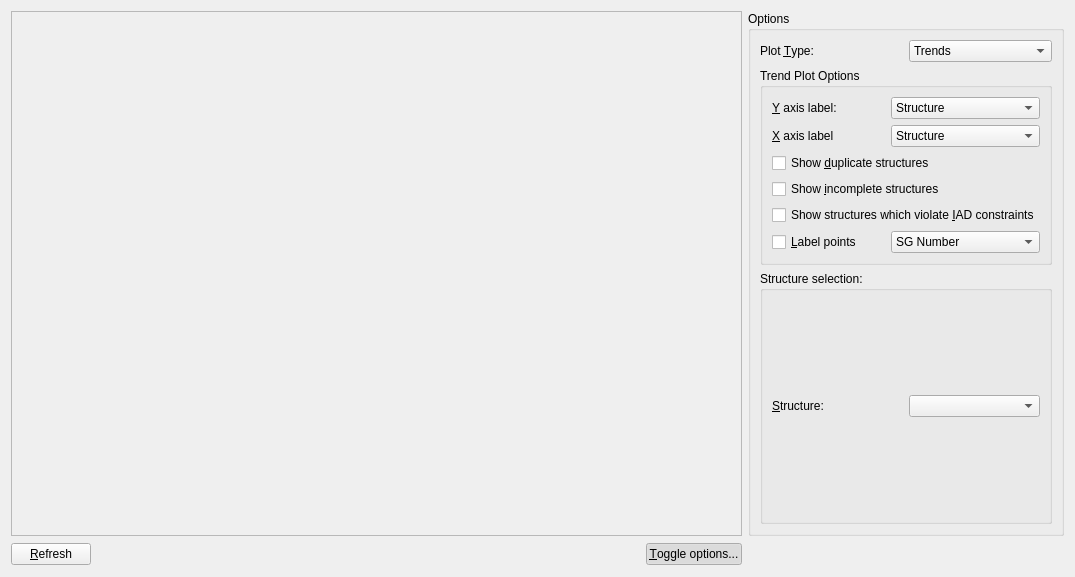
<?xml version="1.0" encoding="UTF-8"?>
<ui version="4.0">
 <class>Tab_Plot</class>
 <widget class="QWidget" name="Tab_Plot">
  <property name="geometry">
   <rect>
    <x>0</x>
    <y>0</y>
    <width>1075</width>
    <height>577</height>
   </rect>
  </property>
  <property name="windowTitle">
   <string>Form</string>
  </property>
  <layout class="QGridLayout" name="gridLayout">
   <item row="1" column="0">
    <widget class="QPushButton" name="push_refresh">
     <property name="text">
      <string>&amp;Refresh</string>
     </property>
    </widget>
   </item>
   <item row="1" column="1" colspan="2">
    <spacer name="horizontalSpacer_3">
     <property name="orientation">
      <enum>Qt::Horizontal</enum>
     </property>
     <property name="sizeHint" stdset="0">
      <size>
       <width>650</width>
       <height>24</height>
      </size>
     </property>
    </spacer>
   </item>
   <item row="0" column="4">
    <widget class="QGroupBox" name="groupBox">
     <property name="title">
      <string>Options</string>
     </property>
     <layout class="QGridLayout" name="gridLayout_2">
      <item row="6" column="0" colspan="2">
       <spacer name="verticalSpacer">
        <property name="orientation">
         <enum>Qt::Vertical</enum>
        </property>
        <property name="sizeHint" stdset="0">
         <size>
          <width>20</width>
          <height>40</height>
         </size>
        </property>
       </spacer>
      </item>
      <item row="4" column="0" colspan="2">
       <widget class="QGroupBox" name="gb_trend">
        <property name="title">
         <string>Trend Plot Options</string>
        </property>
        <layout class="QGridLayout" name="gridLayout_3">
         <item row="0" column="0">
          <widget class="QLabel" name="label_34">
           <property name="text">
            <string>&amp;Y axis label:</string>
           </property>
           <property name="buddy">
            <cstring>combo_yAxis</cstring>
           </property>
          </widget>
         </item>
         <item row="0" column="1">
          <widget class="QComboBox" name="combo_yAxis">
           <item>
            <property name="text">
             <string>Structure</string>
            </property>
           </item>
           <item>
            <property name="text">
             <string>Generation</string>
            </property>
           </item>
           <item>
            <property name="text">
             <string>Enthalpy (eV)</string>
            </property>
           </item>
           <item>
            <property name="text">
             <string>Energy (eV)</string>
            </property>
           </item>
           <item>
            <property name="text">
             <string>PV enthalpy term (eV)</string>
            </property>
           </item>
           <item>
            <property name="text">
             <string>A</string>
            </property>
           </item>
           <item>
            <property name="text">
             <string>B</string>
            </property>
           </item>
           <item>
            <property name="text">
             <string>C</string>
            </property>
           </item>
           <item>
            <property name="text">
             <string>α</string>
            </property>
           </item>
           <item>
            <property name="text">
             <string>β</string>
            </property>
           </item>
           <item>
            <property name="text">
             <string>γ</string>
            </property>
           </item>
           <item>
            <property name="text">
             <string>Volume</string>
            </property>
           </item>
          </widget>
         </item>
         <item row="1" column="0">
          <widget class="QLabel" name="label_23">
           <property name="text">
            <string>&amp;X axis label</string>
           </property>
           <property name="buddy">
            <cstring>combo_xAxis</cstring>
           </property>
          </widget>
         </item>
         <item row="1" column="1">
          <widget class="QComboBox" name="combo_xAxis">
           <item>
            <property name="text">
             <string>Structure</string>
            </property>
           </item>
           <item>
            <property name="text">
             <string>Generation</string>
            </property>
           </item>
           <item>
            <property name="text">
             <string>Enthalpy (eV)</string>
            </property>
           </item>
           <item>
            <property name="text">
             <string>Energy (eV)</string>
            </property>
           </item>
           <item>
            <property name="text">
             <string>PV enthalpy term (eV)</string>
            </property>
           </item>
           <item>
            <property name="text">
             <string>A</string>
            </property>
           </item>
           <item>
            <property name="text">
             <string>B</string>
            </property>
           </item>
           <item>
            <property name="text">
             <string>C</string>
            </property>
           </item>
           <item>
            <property name="text">
             <string>α</string>
            </property>
           </item>
           <item>
            <property name="text">
             <string>β</string>
            </property>
           </item>
           <item>
            <property name="text">
             <string>γ</string>
            </property>
           </item>
           <item>
            <property name="text">
             <string>Volume</string>
            </property>
           </item>
          </widget>
         </item>
         <item row="2" column="0" colspan="2">
          <widget class="QCheckBox" name="cb_showDuplicates">
           <property name="text">
            <string>Show &amp;duplicate structures</string>
           </property>
          </widget>
         </item>
         <item row="3" column="0" colspan="2">
          <widget class="QCheckBox" name="cb_showIncompletes">
           <property name="text">
            <string>Show &amp;incomplete structures</string>
           </property>
          </widget>
         </item>
         <!--ZF-->
         <item row="4" column="0" colspan="2">
          <widget class="QCheckBox" name="cb_showIAD">
           <property name="text">
            <string>Show structures which violate &amp;IAD constraints</string>
           </property>
          </widget>
         </item>
         <item row="5" column="0">
          <widget class="QCheckBox" name="cb_labelPoints">
           <property name="text">
            <string>&amp;Label points</string>
           </property>
          </widget>
         </item>
         <item row="5" column="1">
          <widget class="QComboBox" name="combo_labelType">
           <item>
            <property name="text">
             <string>SG Number</string>
            </property>
           </item>
           <item>
            <property name="text">
             <string>SG Symbol</string>
            </property>
           </item>
           <item>
            <property name="text">
             <string>Enthalpy (eV)</string>
            </property>
           </item>
           <item>
            <property name="text">
             <string>Energy (eV)</string>
            </property>
           </item>
           <item>
            <property name="text">
             <string>PV enthalpy term (eV)</string>
            </property>
           </item>
           <item>
            <property name="text">
             <string>Volume</string>
            </property>
           </item>
           <item>
            <property name="text">
             <string>Generation</string>
            </property>
           </item>
           <item>
            <property name="text">
             <string>Structure #</string>
            </property>
           </item>
          </widget>
         </item>
        </layout>
       </widget>
      </item>
      <item row="6" column="0" colspan="2">
       <widget class="QGroupBox" name="gb_distance">
        <property name="title">
         <string>Structure selection:</string>
        </property>
        <layout class="QGridLayout" name="gridLayout_4">
         <item row="0" column="0">
          <widget class="QLabel" name="label_2">
           <property name="text">
            <string>&amp;Structure:</string>
           </property>
           <property name="buddy">
            <cstring>combo_distHistXtal</cstring>
           </property>
          </widget>
         </item>
         <item row="0" column="1">
          <widget class="QComboBox" name="combo_distHistXtal"/>
         </item>
        </layout>
       </widget>
      </item>
      <item row="0" column="1">
       <widget class="QComboBox" name="combo_plotType">
        <item>
         <property name="text">
          <string>Trends</string>
         </property>
        </item>
        <item>
         <property name="text">
          <string>Distance Histogram</string>
         </property>
        </item>
       </widget>
      </item>
      <item row="0" column="0">
       <widget class="QLabel" name="label">
        <property name="text">
         <string>Plot &amp;Type:</string>
        </property>
        <property name="buddy">
         <cstring>combo_plotType</cstring>
        </property>
       </widget>
      </item>
     </layout>
    </widget>
   </item>
   <item row="1" column="3">
    <widget class="QPushButton" name="pushButton">
     <property name="text">
      <string>&amp;Toggle options...</string>
     </property>
     <property name="checkable">
      <bool>true</bool>
     </property>
     <property name="checked">
      <bool>true</bool>
     </property>
    </widget>
   </item>
   <item row="0" column="0" colspan="4">
    <widget class="Avogadro::PlotWidget" name="plot_plot">
     <property name="frameShape">
      <enum>QFrame::StyledPanel</enum>
     </property>
     <property name="frameShadow">
      <enum>QFrame::Raised</enum>
     </property>
    </widget>
   </item>
  </layout>
 </widget>
 <customwidgets>
  <customwidget>
   <class>Avogadro::PlotWidget</class>
   <extends>QFrame</extends>
   <header location="global">avogadro/plotwidget.h</header>
   <container>1</container>
  </customwidget>
 </customwidgets>
 <tabstops>
  <tabstop>push_refresh</tabstop>
 </tabstops>
 <resources/>
 <connections>
  <connection>
   <sender>pushButton</sender>
   <signal>toggled(bool)</signal>
   <receiver>groupBox</receiver>
   <slot>setVisible(bool)</slot>
   <hints>
    <hint type="sourcelabel">
     <x>782</x>
     <y>552</y>
    </hint>
    <hint type="destinationlabel">
     <x>983</x>
     <y>283</y>
    </hint>
   </hints>
  </connection>
 </connections>
</ui>
